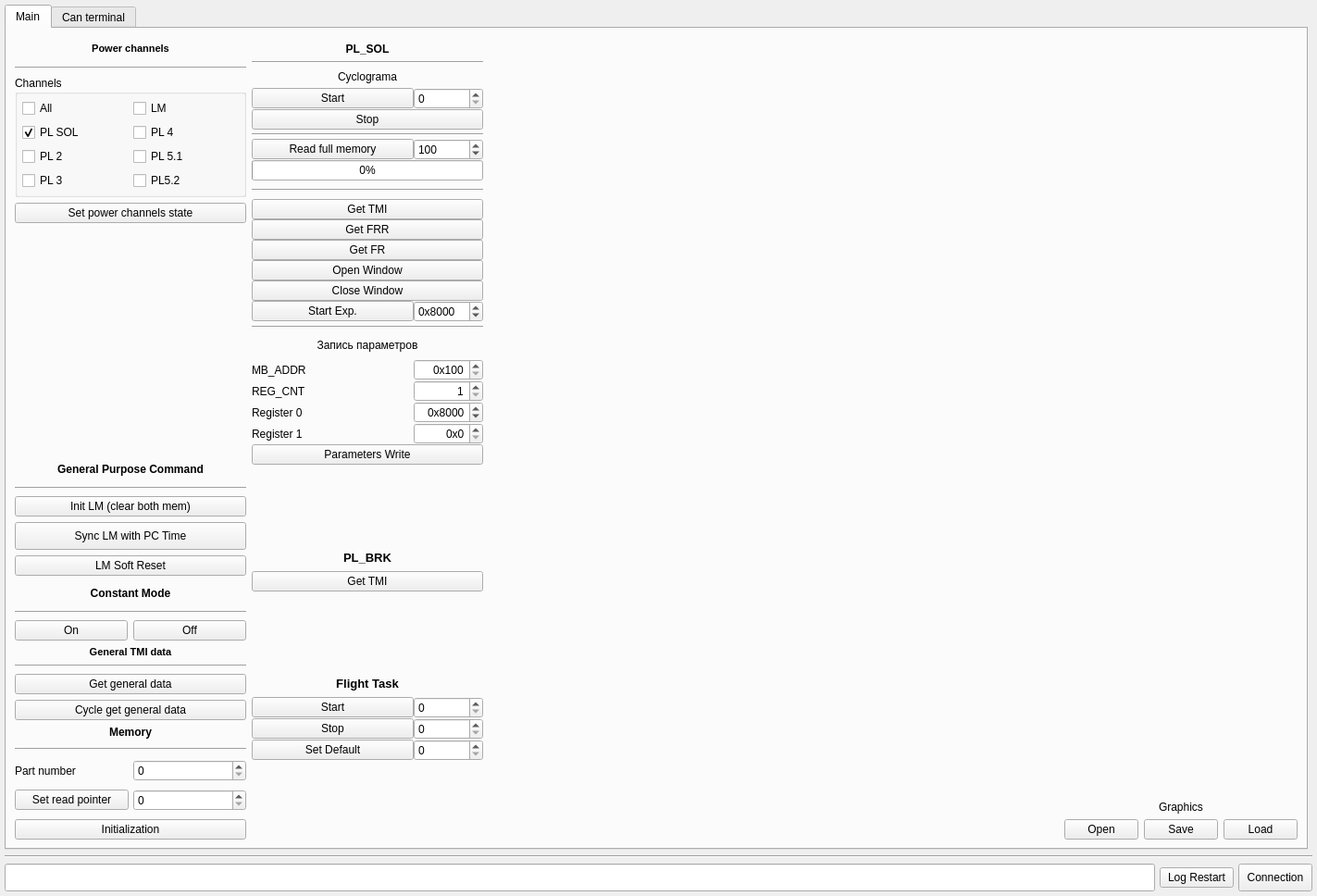
<?xml version="1.0" encoding="UTF-8"?>
<ui version="4.0">
 <class>MainWindow</class>
 <widget class="QMainWindow" name="MainWindow">
  <property name="geometry">
   <rect>
    <x>0</x>
    <y>0</y>
    <width>1423</width>
    <height>968</height>
   </rect>
  </property>
  <property name="windowTitle">
   <string>MainWindow</string>
  </property>
  <widget class="QWidget" name="centralwidget">
   <layout class="QGridLayout" name="gridLayout_2">
    <property name="leftMargin">
     <number>5</number>
    </property>
    <property name="topMargin">
     <number>5</number>
    </property>
    <property name="rightMargin">
     <number>5</number>
    </property>
    <property name="bottomMargin">
     <number>5</number>
    </property>
    <property name="spacing">
     <number>5</number>
    </property>
    <item row="1" column="1" colspan="2">
     <widget class="Line" name="line">
      <property name="sizePolicy">
       <sizepolicy hsizetype="MinimumExpanding" vsizetype="Fixed">
        <horstretch>0</horstretch>
        <verstretch>0</verstretch>
       </sizepolicy>
      </property>
      <property name="minimumSize">
       <size>
        <width>0</width>
        <height>5</height>
       </size>
      </property>
      <property name="orientation">
       <enum>Qt::Horizontal</enum>
      </property>
     </widget>
    </item>
    <item row="2" column="1" colspan="2">
     <layout class="QHBoxLayout" name="horizontalLayout">
      <item>
       <widget class="QLineEdit" name="statusLEdit">
        <property name="sizePolicy">
         <sizepolicy hsizetype="MinimumExpanding" vsizetype="Minimum">
          <horstretch>0</horstretch>
          <verstretch>0</verstretch>
         </sizepolicy>
        </property>
        <property name="minimumSize">
         <size>
          <width>100</width>
          <height>30</height>
         </size>
        </property>
       </widget>
      </item>
      <item>
       <widget class="QPushButton" name="logRestartPButt">
        <property name="text">
         <string>Log Restart</string>
        </property>
       </widget>
      </item>
      <item>
       <widget class="QPushButton" name="connectionPButt">
        <property name="minimumSize">
         <size>
          <width>60</width>
          <height>30</height>
         </size>
        </property>
        <property name="text">
         <string>Connection</string>
        </property>
       </widget>
      </item>
     </layout>
    </item>
    <item row="0" column="1">
     <widget class="QTabWidget" name="tabWidget">
      <property name="currentIndex">
       <number>0</number>
      </property>
      <widget class="QWidget" name="mainTab">
       <attribute name="title">
        <string>Main</string>
       </attribute>
       <layout class="QHBoxLayout" name="horizontalLayout_2">
        <item>
         <layout class="QVBoxLayout" name="verticalLayout">
          <property name="sizeConstraint">
           <enum>QLayout::SetMinimumSize</enum>
          </property>
          <item>
           <widget class="QLabel" name="label">
            <property name="sizePolicy">
             <sizepolicy hsizetype="Minimum" vsizetype="Preferred">
              <horstretch>0</horstretch>
              <verstretch>0</verstretch>
             </sizepolicy>
            </property>
            <property name="minimumSize">
             <size>
              <width>0</width>
              <height>25</height>
             </size>
            </property>
            <property name="font">
             <font>
              <pointsize>8</pointsize>
              <weight>75</weight>
              <bold>true</bold>
             </font>
            </property>
            <property name="text">
             <string>Power channels</string>
            </property>
            <property name="alignment">
             <set>Qt::AlignCenter</set>
            </property>
           </widget>
          </item>
          <item>
           <widget class="Line" name="line_4">
            <property name="minimumSize">
             <size>
              <width>0</width>
              <height>5</height>
             </size>
            </property>
            <property name="orientation">
             <enum>Qt::Horizontal</enum>
            </property>
           </widget>
          </item>
          <item>
           <widget class="QGroupBox" name="channelGrBox">
            <property name="sizePolicy">
             <sizepolicy hsizetype="Minimum" vsizetype="Preferred">
              <horstretch>0</horstretch>
              <verstretch>0</verstretch>
             </sizepolicy>
            </property>
            <property name="minimumSize">
             <size>
              <width>250</width>
              <height>0</height>
             </size>
            </property>
            <property name="title">
             <string>Channels</string>
            </property>
            <layout class="QGridLayout" name="gridLayout">
             <property name="leftMargin">
              <number>5</number>
             </property>
             <property name="topMargin">
              <number>5</number>
             </property>
             <property name="rightMargin">
              <number>5</number>
             </property>
             <property name="bottomMargin">
              <number>5</number>
             </property>
             <item row="0" column="0">
              <widget class="QCheckBox" name="allChannelsChBox">
               <property name="sizePolicy">
                <sizepolicy hsizetype="Minimum" vsizetype="Minimum">
                 <horstretch>0</horstretch>
                 <verstretch>0</verstretch>
                </sizepolicy>
               </property>
               <property name="minimumSize">
                <size>
                 <width>0</width>
                 <height>20</height>
                </size>
               </property>
               <property name="text">
                <string>All</string>
               </property>
              </widget>
             </item>
             <item row="1" column="0">
              <widget class="QCheckBox" name="plSOLChannelsChBox">
               <property name="sizePolicy">
                <sizepolicy hsizetype="Minimum" vsizetype="Minimum">
                 <horstretch>0</horstretch>
                 <verstretch>0</verstretch>
                </sizepolicy>
               </property>
               <property name="minimumSize">
                <size>
                 <width>0</width>
                 <height>20</height>
                </size>
               </property>
               <property name="text">
                <string>PL SOL</string>
               </property>
               <property name="checked">
                <bool>true</bool>
               </property>
              </widget>
             </item>
             <item row="2" column="0">
              <widget class="QCheckBox" name="pl11bChannelsChBox">
               <property name="sizePolicy">
                <sizepolicy hsizetype="Minimum" vsizetype="Minimum">
                 <horstretch>0</horstretch>
                 <verstretch>0</verstretch>
                </sizepolicy>
               </property>
               <property name="minimumSize">
                <size>
                 <width>0</width>
                 <height>20</height>
                </size>
               </property>
               <property name="text">
                <string>PL 2</string>
               </property>
              </widget>
             </item>
             <item row="3" column="0">
              <widget class="QCheckBox" name="pl12ChannelsChBox">
               <property name="sizePolicy">
                <sizepolicy hsizetype="Minimum" vsizetype="Minimum">
                 <horstretch>0</horstretch>
                 <verstretch>0</verstretch>
                </sizepolicy>
               </property>
               <property name="minimumSize">
                <size>
                 <width>0</width>
                 <height>20</height>
                </size>
               </property>
               <property name="text">
                <string>PL 3</string>
               </property>
              </widget>
             </item>
             <item row="0" column="1">
              <widget class="QCheckBox" name="lmChannelsChBox">
               <property name="sizePolicy">
                <sizepolicy hsizetype="Minimum" vsizetype="Minimum">
                 <horstretch>0</horstretch>
                 <verstretch>0</verstretch>
                </sizepolicy>
               </property>
               <property name="minimumSize">
                <size>
                 <width>0</width>
                 <height>20</height>
                </size>
               </property>
               <property name="text">
                <string>LM</string>
               </property>
              </widget>
             </item>
             <item row="1" column="1">
              <widget class="QCheckBox" name="pl20ChannelsChBox">
               <property name="sizePolicy">
                <sizepolicy hsizetype="Minimum" vsizetype="Minimum">
                 <horstretch>0</horstretch>
                 <verstretch>0</verstretch>
                </sizepolicy>
               </property>
               <property name="minimumSize">
                <size>
                 <width>0</width>
                 <height>20</height>
                </size>
               </property>
               <property name="text">
                <string>PL 4</string>
               </property>
              </widget>
             </item>
             <item row="2" column="1">
              <widget class="QCheckBox" name="dcr1ChannelsChBox">
               <property name="sizePolicy">
                <sizepolicy hsizetype="Minimum" vsizetype="Minimum">
                 <horstretch>0</horstretch>
                 <verstretch>0</verstretch>
                </sizepolicy>
               </property>
               <property name="minimumSize">
                <size>
                 <width>0</width>
                 <height>20</height>
                </size>
               </property>
               <property name="text">
                <string>PL 5.1</string>
               </property>
              </widget>
             </item>
             <item row="3" column="1">
              <widget class="QCheckBox" name="dcr2ChannelsChBox">
               <property name="sizePolicy">
                <sizepolicy hsizetype="Minimum" vsizetype="Minimum">
                 <horstretch>0</horstretch>
                 <verstretch>0</verstretch>
                </sizepolicy>
               </property>
               <property name="minimumSize">
                <size>
                 <width>0</width>
                 <height>20</height>
                </size>
               </property>
               <property name="text">
                <string>PL5.2</string>
               </property>
              </widget>
             </item>
            </layout>
           </widget>
          </item>
          <item>
           <widget class="QPushButton" name="pwrChsSetPButton">
            <property name="sizePolicy">
             <sizepolicy hsizetype="Minimum" vsizetype="Fixed">
              <horstretch>0</horstretch>
              <verstretch>0</verstretch>
             </sizepolicy>
            </property>
            <property name="text">
             <string>Set power channels state</string>
            </property>
           </widget>
          </item>
          <item>
           <spacer name="verticalSpacer_4">
            <property name="orientation">
             <enum>Qt::Vertical</enum>
            </property>
            <property name="sizeHint" stdset="0">
             <size>
              <width>20</width>
              <height>40</height>
             </size>
            </property>
           </spacer>
          </item>
          <item>
           <widget class="QLabel" name="label_6">
            <property name="minimumSize">
             <size>
              <width>0</width>
              <height>25</height>
             </size>
            </property>
            <property name="font">
             <font>
              <weight>75</weight>
              <bold>true</bold>
             </font>
            </property>
            <property name="text">
             <string>General Purpose Command</string>
            </property>
            <property name="alignment">
             <set>Qt::AlignCenter</set>
            </property>
           </widget>
          </item>
          <item>
           <widget class="Line" name="line_10">
            <property name="minimumSize">
             <size>
              <width>0</width>
              <height>5</height>
             </size>
            </property>
            <property name="orientation">
             <enum>Qt::Horizontal</enum>
            </property>
           </widget>
          </item>
          <item>
           <widget class="QPushButton" name="initLMPButton">
            <property name="text">
             <string>Init LM (clear both mem)</string>
            </property>
           </widget>
          </item>
          <item>
           <widget class="QPushButton" name="synchLMTimePButton">
            <property name="minimumSize">
             <size>
              <width>0</width>
              <height>30</height>
             </size>
            </property>
            <property name="text">
             <string>Sync LM with PC Time</string>
            </property>
           </widget>
          </item>
          <item>
           <widget class="QPushButton" name="softResetPButton">
            <property name="text">
             <string>LM Soft Reset</string>
            </property>
           </widget>
          </item>
          <item>
           <widget class="QLabel" name="constModeLabel">
            <property name="minimumSize">
             <size>
              <width>0</width>
              <height>25</height>
             </size>
            </property>
            <property name="font">
             <font>
              <weight>75</weight>
              <bold>true</bold>
             </font>
            </property>
            <property name="text">
             <string>Constant Mode</string>
            </property>
            <property name="alignment">
             <set>Qt::AlignCenter</set>
            </property>
           </widget>
          </item>
          <item>
           <widget class="Line" name="line_7">
            <property name="minimumSize">
             <size>
              <width>0</width>
              <height>5</height>
             </size>
            </property>
            <property name="orientation">
             <enum>Qt::Horizontal</enum>
            </property>
           </widget>
          </item>
          <item>
           <layout class="QHBoxLayout" name="horizontalLayout_3">
            <item>
             <widget class="QPushButton" name="constModeOnPButton">
              <property name="text">
               <string>On</string>
              </property>
             </widget>
            </item>
            <item>
             <widget class="QPushButton" name="constModeOffPButton">
              <property name="text">
               <string>Off</string>
              </property>
             </widget>
            </item>
           </layout>
          </item>
          <item>
           <layout class="QGridLayout" name="gridLayout_3">
            <property name="sizeConstraint">
             <enum>QLayout::SetMinimumSize</enum>
            </property>
           </layout>
          </item>
          <item>
           <widget class="QLabel" name="label_3">
            <property name="font">
             <font>
              <pointsize>8</pointsize>
              <weight>75</weight>
              <bold>true</bold>
             </font>
            </property>
            <property name="text">
             <string>General TMI data</string>
            </property>
            <property name="alignment">
             <set>Qt::AlignCenter</set>
            </property>
           </widget>
          </item>
          <item>
           <widget class="Line" name="line_6">
            <property name="minimumSize">
             <size>
              <width>0</width>
              <height>5</height>
             </size>
            </property>
            <property name="orientation">
             <enum>Qt::Horizontal</enum>
            </property>
           </widget>
          </item>
          <item>
           <widget class="QPushButton" name="genDataGetPButton">
            <property name="sizePolicy">
             <sizepolicy hsizetype="Minimum" vsizetype="Fixed">
              <horstretch>0</horstretch>
              <verstretch>0</verstretch>
             </sizepolicy>
            </property>
            <property name="text">
             <string>Get general data</string>
            </property>
           </widget>
          </item>
          <item>
           <widget class="QPushButton" name="cycleReadGenDataPButton">
            <property name="text">
             <string>Cycle get general data</string>
            </property>
           </widget>
          </item>
          <item>
           <layout class="QGridLayout" name="gridLayout_6">
            <property name="horizontalSpacing">
             <number>5</number>
            </property>
            <property name="verticalSpacing">
             <number>9</number>
            </property>
            <item row="2" column="0">
             <widget class="QLabel" name="label_7">
              <property name="text">
               <string>Part number</string>
              </property>
             </widget>
            </item>
            <item row="4" column="0" colspan="2">
             <widget class="QPushButton" name="memInitPButt">
              <property name="text">
               <string>Initialization</string>
              </property>
             </widget>
            </item>
            <item row="2" column="1">
             <widget class="QSpinBox" name="memPartNumSBox"/>
            </item>
            <item row="1" column="0" colspan="2">
             <widget class="Line" name="line_12">
              <property name="minimumSize">
               <size>
                <width>0</width>
                <height>5</height>
               </size>
              </property>
              <property name="orientation">
               <enum>Qt::Horizontal</enum>
              </property>
             </widget>
            </item>
            <item row="3" column="0">
             <widget class="QPushButton" name="memSetRDPointerPButt">
              <property name="text">
               <string>Set read pointer</string>
              </property>
             </widget>
            </item>
            <item row="3" column="1">
             <widget class="QSpinBox" name="memSetRDPointerSBox"/>
            </item>
            <item row="0" column="0" colspan="2">
             <widget class="QLabel" name="label_5">
              <property name="font">
               <font>
                <weight>75</weight>
                <bold>true</bold>
               </font>
              </property>
              <property name="text">
               <string>Memory</string>
              </property>
              <property name="alignment">
               <set>Qt::AlignCenter</set>
              </property>
             </widget>
            </item>
           </layout>
          </item>
         </layout>
        </item>
        <item>
         <layout class="QGridLayout" name="gridLayout_12">
          <property name="spacing">
           <number>0</number>
          </property>
          <item row="25" column="0" colspan="2">
           <widget class="QPushButton" name="plBRKGetTMIPButton">
            <property name="text">
             <string>Get TMI</string>
            </property>
           </widget>
          </item>
          <item row="28" column="0">
           <widget class="QPushButton" name="ftStartPButton">
            <property name="text">
             <string>Start</string>
            </property>
           </widget>
          </item>
          <item row="17" column="0" colspan="2">
           <widget class="QLabel" name="label_8">
            <property name="minimumSize">
             <size>
              <width>0</width>
              <height>30</height>
             </size>
            </property>
            <property name="text">
             <string>Запись параметров</string>
            </property>
            <property name="alignment">
             <set>Qt::AlignCenter</set>
            </property>
           </widget>
          </item>
          <item row="15" column="1">
           <widget class="QSpinBox" name="plSolExpSBox">
            <property name="prefix">
             <string>0x</string>
            </property>
            <property name="maximum">
             <number>65535</number>
            </property>
            <property name="stepType">
             <enum>QAbstractSpinBox::DefaultStepType</enum>
            </property>
            <property name="value">
             <number>32768</number>
            </property>
            <property name="displayIntegerBase">
             <number>16</number>
            </property>
           </widget>
          </item>
          <item row="0" column="0" colspan="2">
           <widget class="QLabel" name="PLSOLLabel">
            <property name="minimumSize">
             <size>
              <width>250</width>
              <height>25</height>
             </size>
            </property>
            <property name="font">
             <font>
              <weight>75</weight>
              <bold>true</bold>
             </font>
            </property>
            <property name="text">
             <string>PL_SOL</string>
            </property>
            <property name="alignment">
             <set>Qt::AlignCenter</set>
            </property>
           </widget>
          </item>
          <item row="31" column="0" colspan="2">
           <spacer name="verticalSpacer">
            <property name="orientation">
             <enum>Qt::Vertical</enum>
            </property>
            <property name="sizeHint" stdset="0">
             <size>
              <width>20</width>
              <height>40</height>
             </size>
            </property>
           </spacer>
          </item>
          <item row="21" column="0">
           <widget class="QLabel" name="label_12">
            <property name="text">
             <string>Register 1</string>
            </property>
           </widget>
          </item>
          <item row="22" column="0" colspan="2">
           <widget class="QPushButton" name="plSolMBParamWrPButton">
            <property name="text">
             <string>Parameters Write</string>
            </property>
           </widget>
          </item>
          <item row="19" column="1">
           <widget class="QSpinBox" name="mbRegCntSBox">
            <property name="alignment">
             <set>Qt::AlignRight|Qt::AlignTrailing|Qt::AlignVCenter</set>
            </property>
            <property name="minimum">
             <number>1</number>
            </property>
            <property name="maximum">
             <number>2</number>
            </property>
           </widget>
          </item>
          <item row="2" column="0" colspan="2">
           <widget class="QLabel" name="label_4">
            <property name="minimumSize">
             <size>
              <width>0</width>
              <height>25</height>
             </size>
            </property>
            <property name="text">
             <string>Cyclograma</string>
            </property>
            <property name="alignment">
             <set>Qt::AlignCenter</set>
            </property>
           </widget>
          </item>
          <item row="14" column="0" colspan="2">
           <widget class="QPushButton" name="plSolCloseWinPButton">
            <property name="text">
             <string>Close Window</string>
            </property>
           </widget>
          </item>
          <item row="28" column="1">
           <widget class="QSpinBox" name="ftNumSBox">
            <property name="maximum">
             <number>6</number>
            </property>
           </widget>
          </item>
          <item row="8" column="0" colspan="2">
           <widget class="Line" name="line_3">
            <property name="minimumSize">
             <size>
              <width>0</width>
              <height>20</height>
             </size>
            </property>
            <property name="orientation">
             <enum>Qt::Horizontal</enum>
            </property>
           </widget>
          </item>
          <item row="6" column="1">
           <widget class="QSpinBox" name="plSolRdMemSBox">
            <property name="maximum">
             <number>10000</number>
            </property>
            <property name="value">
             <number>100</number>
            </property>
           </widget>
          </item>
          <item row="21" column="1">
           <widget class="QSpinBox" name="mbReg1SBox">
            <property name="alignment">
             <set>Qt::AlignRight|Qt::AlignTrailing|Qt::AlignVCenter</set>
            </property>
            <property name="prefix">
             <string>0x</string>
            </property>
            <property name="maximum">
             <number>65535</number>
            </property>
            <property name="displayIntegerBase">
             <number>16</number>
            </property>
           </widget>
          </item>
          <item row="26" column="0" colspan="2">
           <spacer name="verticalSpacer_3">
            <property name="orientation">
             <enum>Qt::Vertical</enum>
            </property>
            <property name="sizeHint" stdset="0">
             <size>
              <width>20</width>
              <height>40</height>
             </size>
            </property>
           </spacer>
          </item>
          <item row="5" column="0" colspan="2">
           <widget class="Line" name="line_2">
            <property name="minimumSize">
             <size>
              <width>0</width>
              <height>10</height>
             </size>
            </property>
            <property name="orientation">
             <enum>Qt::Horizontal</enum>
            </property>
           </widget>
          </item>
          <item row="6" column="0">
           <widget class="QPushButton" name="plSolReadFullMemPButt">
            <property name="text">
             <string>Read full memory</string>
            </property>
           </widget>
          </item>
          <item row="1" column="0" colspan="2">
           <widget class="Line" name="line_16">
            <property name="minimumSize">
             <size>
              <width>0</width>
              <height>5</height>
             </size>
            </property>
            <property name="orientation">
             <enum>Qt::Horizontal</enum>
            </property>
           </widget>
          </item>
          <item row="7" column="0" colspan="2">
           <widget class="QProgressBar" name="plSolReadFullMemPBar">
            <property name="value">
             <number>0</number>
            </property>
           </widget>
          </item>
          <item row="23" column="0" colspan="2">
           <spacer name="verticalSpacer_2">
            <property name="orientation">
             <enum>Qt::Vertical</enum>
            </property>
            <property name="sizeHint" stdset="0">
             <size>
              <width>20</width>
              <height>40</height>
             </size>
            </property>
           </spacer>
          </item>
          <item row="9" column="0" colspan="2">
           <widget class="QPushButton" name="plSolGetTMIPButton">
            <property name="text">
             <string>Get TMI</string>
            </property>
           </widget>
          </item>
          <item row="18" column="1">
           <widget class="QSpinBox" name="mbADDRSBox">
            <property name="alignment">
             <set>Qt::AlignRight|Qt::AlignTrailing|Qt::AlignVCenter</set>
            </property>
            <property name="prefix">
             <string>0x</string>
            </property>
            <property name="minimum">
             <number>256</number>
            </property>
            <property name="maximum">
             <number>292</number>
            </property>
            <property name="displayIntegerBase">
             <number>16</number>
            </property>
           </widget>
          </item>
          <item row="27" column="0" colspan="2">
           <widget class="QLabel" name="label_2">
            <property name="minimumSize">
             <size>
              <width>0</width>
              <height>30</height>
             </size>
            </property>
            <property name="font">
             <font>
              <pointsize>10</pointsize>
              <weight>75</weight>
              <bold>true</bold>
             </font>
            </property>
            <property name="text">
             <string>Flight Task</string>
            </property>
            <property name="alignment">
             <set>Qt::AlignCenter</set>
            </property>
           </widget>
          </item>
          <item row="15" column="0">
           <widget class="QPushButton" name="plSolStartExpPButton">
            <property name="text">
             <string>Start Exp.</string>
            </property>
           </widget>
          </item>
          <item row="16" column="0" colspan="2">
           <widget class="Line" name="line_5">
            <property name="minimumSize">
             <size>
              <width>0</width>
              <height>10</height>
             </size>
            </property>
            <property name="orientation">
             <enum>Qt::Horizontal</enum>
            </property>
           </widget>
          </item>
          <item row="29" column="0">
           <widget class="QPushButton" name="ftStopPButton">
            <property name="text">
             <string>Stop</string>
            </property>
           </widget>
          </item>
          <item row="3" column="0">
           <widget class="QPushButton" name="plSOLRunCgPButton">
            <property name="text">
             <string>Start</string>
            </property>
           </widget>
          </item>
          <item row="20" column="0">
           <widget class="QLabel" name="label_11">
            <property name="text">
             <string>Register 0</string>
            </property>
           </widget>
          </item>
          <item row="19" column="0">
           <widget class="QLabel" name="label_10">
            <property name="text">
             <string>REG_CNT</string>
            </property>
           </widget>
          </item>
          <item row="4" column="0" colspan="2">
           <widget class="QPushButton" name="plSOLStopCgPButton">
            <property name="text">
             <string>Stop</string>
            </property>
           </widget>
          </item>
          <item row="3" column="1">
           <widget class="QSpinBox" name="plSOLCGNumSBox">
            <property name="maximumSize">
             <size>
              <width>75</width>
              <height>16777215</height>
             </size>
            </property>
            <property name="maximum">
             <number>8</number>
            </property>
           </widget>
          </item>
          <item row="18" column="0">
           <widget class="QLabel" name="label_9">
            <property name="text">
             <string>MB_ADDR</string>
            </property>
           </widget>
          </item>
          <item row="12" column="0" colspan="2">
           <widget class="QPushButton" name="plSolGetFRPButton">
            <property name="text">
             <string>Get FR</string>
            </property>
           </widget>
          </item>
          <item row="10" column="0" colspan="2">
           <widget class="QPushButton" name="plSolGetFRRPButton">
            <property name="text">
             <string>Get FRR</string>
            </property>
           </widget>
          </item>
          <item row="24" column="0" colspan="2">
           <widget class="QLabel" name="PL_BRK">
            <property name="minimumSize">
             <size>
              <width>0</width>
              <height>30</height>
             </size>
            </property>
            <property name="font">
             <font>
              <pointsize>10</pointsize>
              <weight>75</weight>
              <bold>true</bold>
             </font>
            </property>
            <property name="text">
             <string>PL_BRK</string>
            </property>
            <property name="alignment">
             <set>Qt::AlignCenter</set>
            </property>
           </widget>
          </item>
          <item row="13" column="0" colspan="2">
           <widget class="QPushButton" name="plSolOpenWinPButton">
            <property name="text">
             <string>Open Window</string>
            </property>
           </widget>
          </item>
          <item row="20" column="1">
           <widget class="QSpinBox" name="mbReg0SBox">
            <property name="alignment">
             <set>Qt::AlignRight|Qt::AlignTrailing|Qt::AlignVCenter</set>
            </property>
            <property name="prefix">
             <string>0x</string>
            </property>
            <property name="maximum">
             <number>65535</number>
            </property>
            <property name="value">
             <number>32768</number>
            </property>
            <property name="displayIntegerBase">
             <number>16</number>
            </property>
           </widget>
          </item>
          <item row="29" column="1">
           <widget class="QSpinBox" name="ftStopNumSBox"/>
          </item>
          <item row="30" column="0">
           <widget class="QPushButton" name="ftSetDefPButton">
            <property name="text">
             <string>Set Default</string>
            </property>
           </widget>
          </item>
          <item row="30" column="1">
           <widget class="QSpinBox" name="ftSetDefNumSBox"/>
          </item>
         </layout>
        </item>
        <item>
         <spacer name="horizontalSpacer">
          <property name="orientation">
           <enum>Qt::Horizontal</enum>
          </property>
          <property name="sizeHint" stdset="0">
           <size>
            <width>1500</width>
            <height>20</height>
           </size>
          </property>
         </spacer>
        </item>
        <item>
         <layout class="QGridLayout" name="gridLayout_4">
          <item row="2" column="0">
           <widget class="QPushButton" name="openGraphPButton">
            <property name="text">
             <string>Open</string>
            </property>
           </widget>
          </item>
          <item row="1" column="1">
           <widget class="QLabel" name="Graphics">
            <property name="text">
             <string>Graphics</string>
            </property>
            <property name="alignment">
             <set>Qt::AlignCenter</set>
            </property>
           </widget>
          </item>
          <item row="2" column="1">
           <widget class="QPushButton" name="graphCfgSaveButton">
            <property name="text">
             <string>Save</string>
            </property>
           </widget>
          </item>
          <item row="2" column="2">
           <widget class="QPushButton" name="graphCfgLoadButton">
            <property name="text">
             <string>Load</string>
            </property>
           </widget>
          </item>
          <item row="0" column="0" colspan="3">
           <spacer name="verticalSpacer_5">
            <property name="orientation">
             <enum>Qt::Vertical</enum>
            </property>
            <property name="sizeHint" stdset="0">
             <size>
              <width>20</width>
              <height>40</height>
             </size>
            </property>
           </spacer>
          </item>
         </layout>
        </item>
       </layout>
      </widget>
      <widget class="QWidget" name="canTerminalTab">
       <attribute name="title">
        <string>Can terminal</string>
       </attribute>
      </widget>
     </widget>
    </item>
   </layout>
  </widget>
 </widget>
 <resources/>
 <connections/>
</ui>
